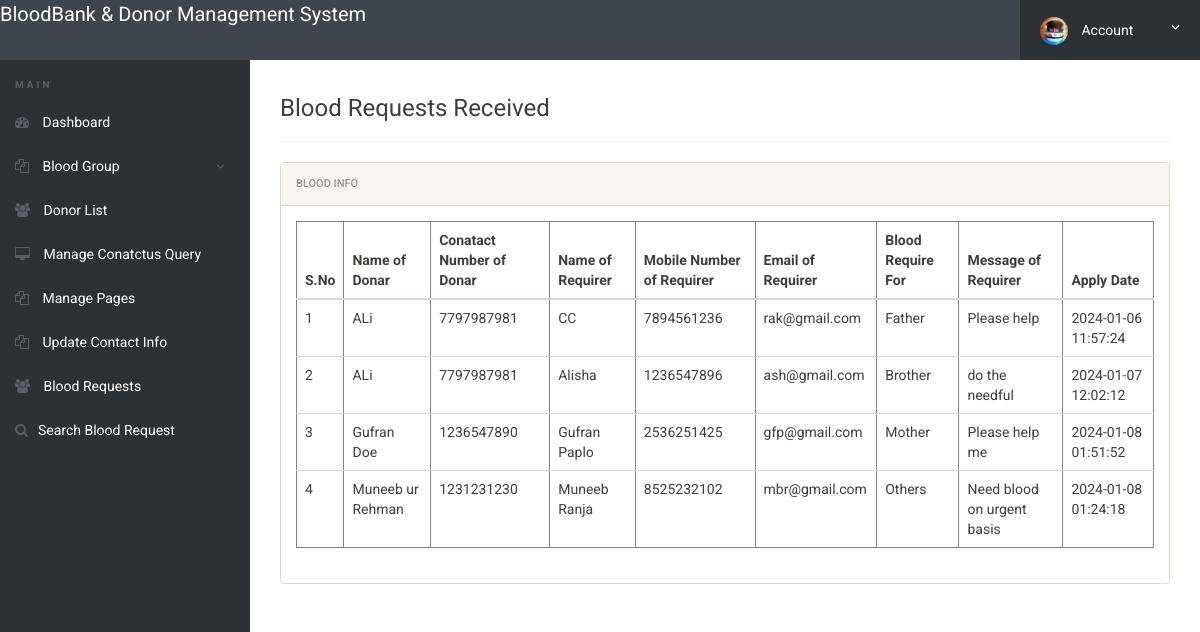
The page /bbdms/admin/requests-received.php (signed in) on the database its author committed.
### tables this page shows
CREATE TABLE `tblbloodrequirer` (
  `ID` int(10) NOT NULL,
  `BloodDonarID` int(10) DEFAULT NULL,
  `name` varchar(250) DEFAULT NULL,
  `EmailId` varchar(250) DEFAULT NULL,
  `ContactNumber` bigint(10) DEFAULT NULL,
  `BloodRequirefor` varchar(250) DEFAULT NULL,
  `Message` mediumtext DEFAULT NULL,
  `ApplyDate` timestamp NULL DEFAULT current_timestamp()
);

CREATE TABLE `tblblooddonars` (
  `id` int(11) NOT NULL,
  `FullName` varchar(100) DEFAULT NULL,
  `MobileNumber` char(11) DEFAULT NULL,
  `EmailId` varchar(100) DEFAULT NULL,
  `Gender` varchar(20) DEFAULT NULL,
  `Age` int(11) DEFAULT NULL,
  `BloodGroup` varchar(20) DEFAULT NULL,
  `Address` varchar(255) DEFAULT NULL,
  `Message` mediumtext DEFAULT NULL,
  `PostingDate` timestamp NOT NULL DEFAULT current_timestamp(),
  `status` int(1) DEFAULT NULL,
  `Password` varchar(250) DEFAULT NULL
);

### bbdms/admin/requests-received.php (the view, shortened to what this page needs)
<?php
include('includes/config.php');
if(strlen($_SESSION['alogin'])==0)
	{
header('location:index.php');
}
else{
 ?>
<!doctype html>
<html lang="en" class="no-js">
<head>
	<link rel="stylesheet" href="css/font-awesome.min.css">
	<link rel="stylesheet" href="css/bootstrap.min.css">
	<link rel="stylesheet" href="css/dataTables.bootstrap.min.css">
	<link rel="stylesheet" href="css/bootstrap-social.css">
	<link rel="stylesheet" href="css/bootstrap-select.css">
	<link rel="stylesheet" href="css/fileinput.min.css">
	<link rel="stylesheet" href="css/awesome-bootstrap-checkbox.css">
	<link rel="stylesheet" href="css/style.css">
</head>
<body>
	<?php include('includes/header.php');?>
	<div class="ts-main-content">
		<?php include('includes/leftbar.php');?>
		<div class="content-wrapper">
			<div class="container-fluid">
					<div class="col-md-12">
<h3> Blood Requests Received</h3>
<hr />
						<div class="panel panel-default">
							<div class="panel-heading">Blood Info</div>
							<div class="panel-body">
								<table border="1" class="table table-responsive">
                                    <thead>
                                         <tr>
                                         	<th>S.No</th>
                                          <th>Name of Donar</th>
                                          <th>Conatact Number of Donar</th>
                                            <th>Name of Requirer</th>
                                            <th>Mobile Number of Requirer</th>
                                            <th>Email of Requirer</th>
                                            <th>Blood Require For</th>
                                            <th>Message of Requirer</th>
                                            <th>Apply Date</th>
                                        </tr>
                                    </thead>
                                    <tbody>
                                        <tr><?php
$sql="SELECT tblbloodrequirer.BloodDonarID,tblbloodrequirer.name,tblbloodrequirer.EmailId,tblbloodrequirer.ContactNumber,tblbloodrequirer.BloodRequirefor,tblbloodrequirer.Message,tblbloodrequirer.ApplyDate,tblblooddonars.id as donid,tblblooddonars.FullName,tblblooddonars.MobileNumber from  tblbloodrequirer join tblblooddonars on tblblooddonars.id=tblbloodrequirer.BloodDonarID where tblblooddonars.FullName like '%$sdata%' || tblblooddonars.MobileNumber like '%$sdata%'";
$query = $dbh -> prepare($sql);
$query->bindParam(':uid',$uid,PDO::PARAM_STR);
$query->execute();
$results=$query->fetchAll(PDO::FETCH_OBJ);
$cnt=1;
if($query->rowCount() > 0)
{
foreach($results as $row)
{               ?>
                                            <td><?php echo htmlentities($cnt);?></td>
                                            <td><?php  echo htmlentities($row->FullName);?></td>
                                            <td><?php  echo htmlentities($row->MobileNumber);?></td>
                                        <td><?php  echo htmlentities($row->name);?></td>
                                             <td><?php  echo htmlentities($row->ContactNumber);?></td>
                                             <td><?php  echo htmlentities($row->EmailId);?></td>
                                          <td><?php  echo htmlentities($row->BloodRequirefor);?></td>
                 <td><?php  echo htmlentities($row->Message);?>
                  </td>
                                            <td>
                                              <?php  echo htmlentities($row->ApplyDate);?>
                                            </td>
                                        </tr>
                                    <?php $cnt=$cnt+1;}}?>
                                    </tbody>
                                </table>
							</div>
						</div>
					</div>
				</div>
			</div>
		</div>
</body>
</html>
<?php } ?>

### bbdms/admin/css/style.css (style rules this page uses)
html { font-size: 14px; }
@media only screen and (min-width: 480px) { html { font-size: 17px; } }
@media only screen and (min-width: 768px) { html { font-size: 14px; } }
body { font-size: 1em; }
.panel { overflow: hidden; }
.ts-main-content .content-wrapper { padding-top: 15px; margin-top: 60px; }
@media only screen and (min-width: 992px) { .ts-main-content .content-wrapper { margin-left: 250px; } }

### rows shown on the page
tblbloodrequirer: BloodDonarID.FullName "ALi", BloodDonarID.MobileNumber "7797987981", name "CC", ContactNumber "7894561236", EmailId "rak@gmail.com", BloodRequirefor "Father", Message "Please help", ApplyDate "2024-01-06 11:57:24"
tblbloodrequirer: BloodDonarID.FullName "ALi", BloodDonarID.MobileNumber "7797987981", name "Alisha", ContactNumber "1236547896", EmailId "ash@gmail.com", BloodRequirefor "Brother", Message "do the needful", ApplyDate "2024-01-07 12:02:12"
tblbloodrequirer: BloodDonarID.FullName "Gufran Doe", BloodDonarID.MobileNumber "1236547890", name "Gufran Paplo", ContactNumber "2536251425", EmailId "gfp@gmail.com", BloodRequirefor "Mother", Message "Please help me", ApplyDate "2024-01-08 01:51:52"
tblbloodrequirer: BloodDonarID.FullName "Muneeb ur Rehman", BloodDonarID.MobileNumber "1231231230", name "Muneeb Ranja", ContactNumber "8525232102", EmailId "mbr@gmail.com", BloodRequirefor "Others", Message "Need blood on urgent basis", ApplyDate "2024-01-08 01:24:18"
